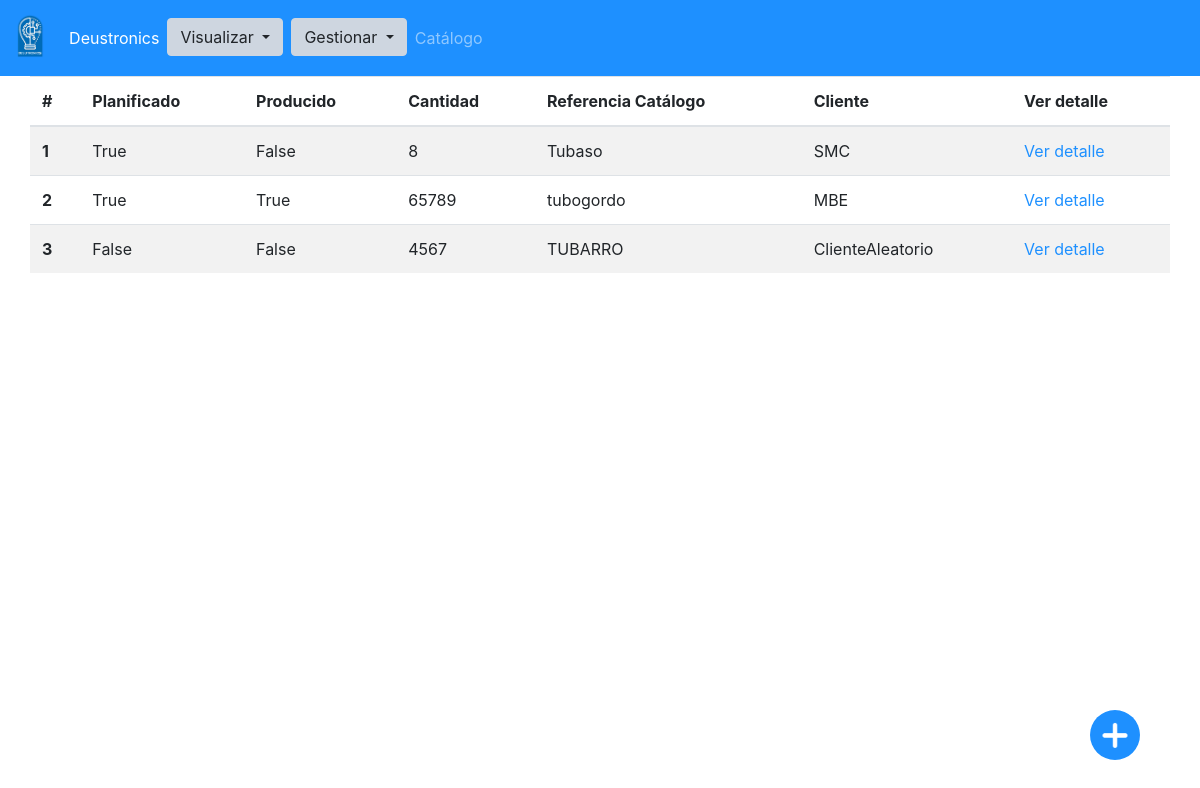
Page /pedidos/ on the committed database.
### app/models.py (models this page shows, shortened)
class Pedido(models.Model):
    planificado = models.BooleanField()
    producido = models.BooleanField()
    cantidad = models.IntegerField()
    catalogo = models.ForeignKey(
        Catalogo, on_delete=models.SET_NULL, null=True)
    cliente = models.ForeignKey(Cliente, on_delete=models.SET_NULL, null=True)

class Catalogo(models.Model):
    descripcion = models.CharField(max_length=250)
    nombre = models.CharField(max_length=100, default="NombreDefault")
    precio = models.FloatField(default = 0.0)
    def __str__(self):
       return self.nombre

class Cliente(models.Model):
    nombre = models.CharField(max_length=100)
    usuario = models.ForeignKey(Usuario, on_delete=models.CASCADE)

### app/views.py (the view)
# urls.py: path('pedidos/', views.PedidoListView.as_view(), name='pedido_lista'),
class PedidoListView(ListView):
    model = Pedido
    template_name = 'pedido_lista.html'
    queryset = Pedido.objects.all()
    context_object_name = 'pedidos'
    def get_context_data(self, **kwargs):
        context = super(PedidoListView, self).get_context_data(**kwargs)
        return context

### app/templates/pedido_lista.html
{%extends 'base.html'%} {% block content%}
<table class="table table-striped">
  <thead>
    <tr>
      <th scope="col">#</th>
      <th scope="col">Planificado</th>
      <th scope="col">Producido</th>
      <th scope="col">Cantidad</th>
      <th scope="col">Referencia Catálogo</th>
      <th scope="col">Cliente</th>
      <th scope="col">Ver detalle</th>
    </tr>
  </thead>
  <tbody>
    {%for pedido in pedidos%}
    <tr>
      <th scope="row">{{pedido.id}}</th>
      <td>{{pedido.planificado}}</td>
      <td>{{pedido.producido}}</td>
      <td>{{pedido.cantidad}}</td>
      <td>{{pedido.catalogo}}</td>
      <td>{{pedido.cliente.nombre}}</td>
      <td><a href="{%url 'pedido_detalle' pedido.id %}"> Ver detalle</a></td>
    </tr>
    {%endfor%}
  </tbody>
</table>
{%endblock%}

### rows in the picture
Pedido: id "1", planificado "True", producido "False", cantidad "8", catalogo "Tubaso", cliente.nombre "SMC"
Pedido: id "2", planificado "True", producido "True", cantidad "65789", catalogo "tubogordo", cliente.nombre "MBE"
Pedido: id "3", planificado "False", producido "False", cantidad "4567", catalogo "TUBARRO", cliente.nombre "ClienteAleatorio"
